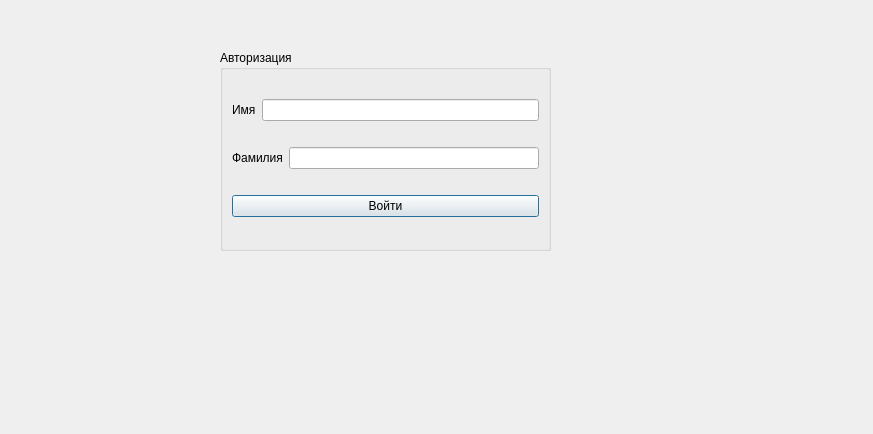
<?xml version="1.0" encoding="UTF-8"?>
<ui version="4.0">
 <class>registration</class>
 <widget class="QDialog" name="registration">
  <property name="geometry">
   <rect>
    <x>0</x>
    <y>0</y>
    <width>873</width>
    <height>434</height>
   </rect>
  </property>
  <property name="windowTitle">
   <string>Dialog</string>
  </property>
  <widget class="QGroupBox" name="groupBox">
   <property name="geometry">
    <rect>
     <x>220</x>
     <y>50</y>
     <width>331</width>
     <height>201</height>
    </rect>
   </property>
   <property name="title">
    <string>Авторизация</string>
   </property>
   <layout class="QVBoxLayout" name="verticalLayout">
    <item>
     <layout class="QHBoxLayout" name="horizontalLayout">
      <item>
       <widget class="QLabel" name="label">
        <property name="text">
         <string>Имя</string>
        </property>
       </widget>
      </item>
      <item>
       <widget class="QLineEdit" name="login"/>
      </item>
     </layout>
    </item>
    <item>
     <layout class="QHBoxLayout" name="horizontalLayout_2">
      <item>
       <widget class="QLabel" name="label_2">
        <property name="text">
         <string>Фамилия</string>
        </property>
       </widget>
      </item>
      <item>
       <widget class="QLineEdit" name="pass"/>
      </item>
     </layout>
    </item>
    <item>
     <widget class="QPushButton" name="pushButton">
      <property name="text">
       <string>Войти</string>
      </property>
     </widget>
    </item>
   </layout>
  </widget>
 </widget>
 <resources/>
 <connections/>
</ui>
